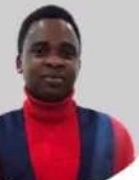
#> input picture spot-dave.jpeg, 139 x 180 px
$ python discarded.py
#> lines starting #> are read from the running program, lines starting #| are printed output that depends on the picture
import cv2
import numpy as np
import matplotlib.pyplot as plt

def find_template_in_image(sample_image_path, field_image_path):
    # Read the sample and field images
#> called with sample_image_path = 'spot-dave.jpeg', field_image_path = 'sample.jpeg'
    sample_img = cv2.imread(sample_image_path, cv2.IMREAD_GRAYSCALE)
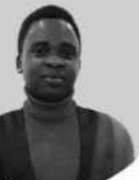
#> sample_img: shape (180, 139); min 5, max 255, mean 122.5
    field_img = cv2.imread(field_image_path, cv2.IMREAD_GRAYSCALE)
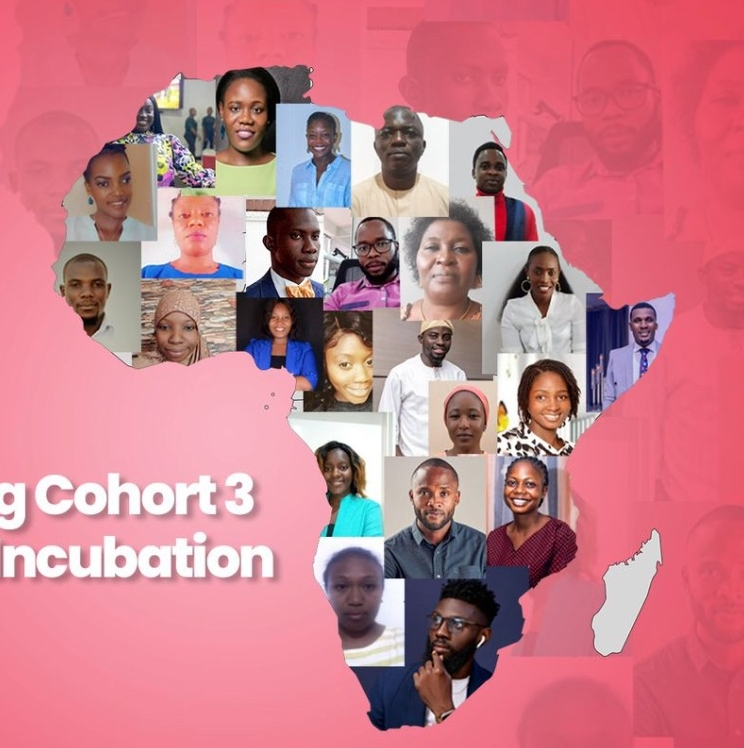
#> input picture sample.jpeg, 744 x 748 px
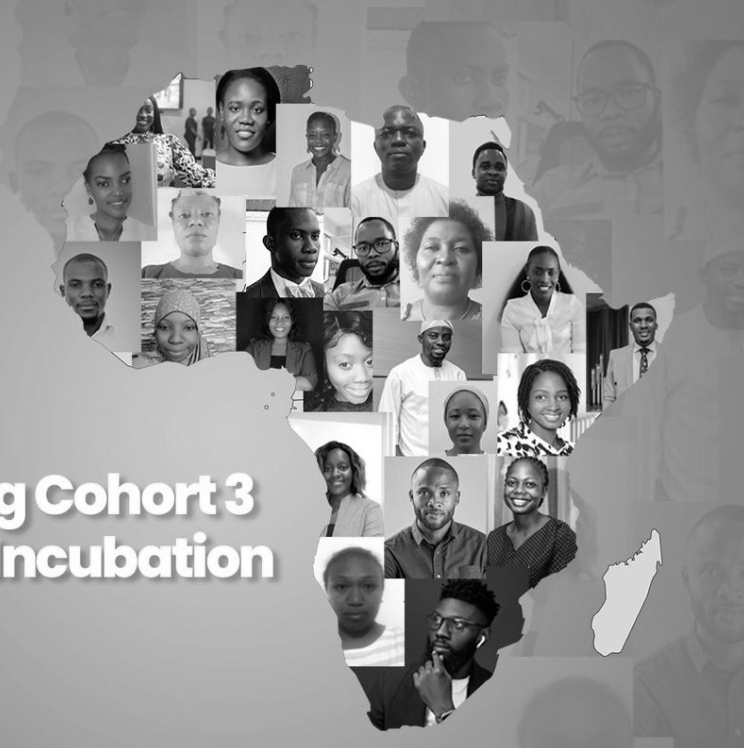
#> field_img: shape (748, 744); min 0, max 255, mean 149.4

    # Define the range of scales to use for smooth variation
    min_scale = 0.2
    max_scale = 2.0
    num_scales = 100  # Adjust the number of scales as needed

    # Generate a smooth and continuous scale variation
    scales = np.linspace(min_scale, max_scale, num_scales)

    best_match_val = 0
    best_match_coords = None
    best_match_scale = 1.0

    for scale in scales:
        # Resize the sample image to the current scale
        resized_sample_img = cv2.resize(sample_img, None, fx=scale, fy=scale)

        # Apply template matching at the current scale
        result = cv2.matchTemplate(field_img, resized_sample_img, cv2.TM_CCOEFF_NORMED)
        min_val, max_val, min_loc, max_loc = cv2.minMaxLoc(result)

        # Keep track of the best match across all scales
        if max_val > best_match_val:
            best_match_val = max_val
            best_match_coords = max_loc
            best_match_scale = scale
#> this loop made 100 passes
#> (min_val, max_val, min_loc, best_match_val, best_match_coords) on pass 1: (-0.751, 0.786, (0, 3), 0.786, (544, 499))
#> (min_val, max_val, min_loc, max_loc) on passes 2 to 7: (-0.751, 0.78, (154, 217), (543, 498)), (-0.757, 0.753, (153, 216), (543, 497)), (-0.747, 0.747, (152, 213), (543, 497)), (-0.742, 0.738, (400, 334), (307, 359)), (-0.742, 0.744, (398, 332), (305, 357)), (-0.727, 0.743, (397, 331), (304, 355))
#> pass 1, in find_template_in_image, `resized_sample_img = cv2.resize(sample_img, None, fx=scale, fy=scale)`:
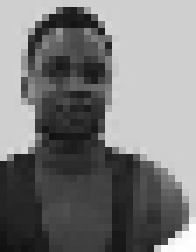
#> resized_sample_img: shape (36, 28) (shown 7 times larger); min 17, max 254, mean 123.1
#> pass 1, in find_template_in_image, `result = cv2.matchTemplate(field_img, resized_sample_img, cv2.TM_CCOEF..`:
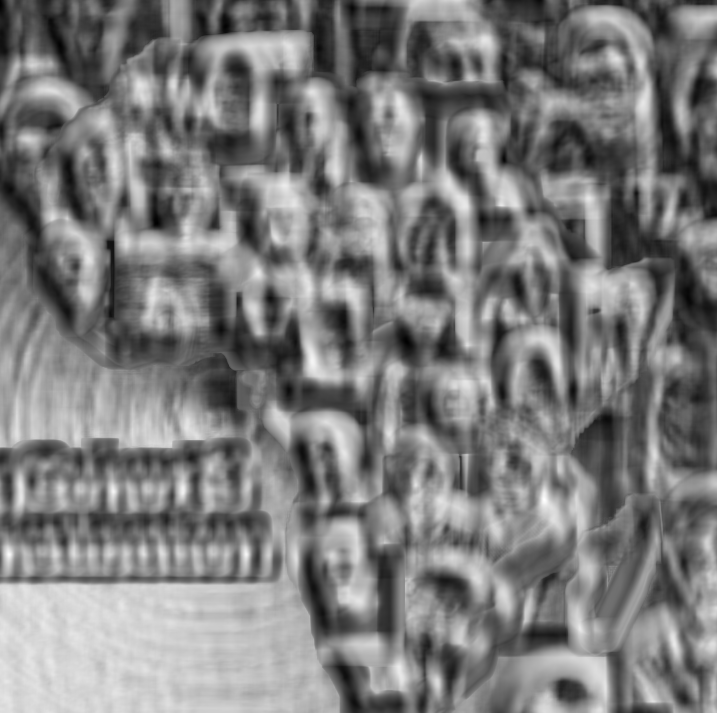
#> result: shape (713, 717) float32; min -0.751, max 0.786, mean -0.00108; drawn with min black and max white
#> pass 2, in find_template_in_image, `result = cv2.matchTemplate(field_img, resized_sample_img, cv2.TM_CCOEF..`:
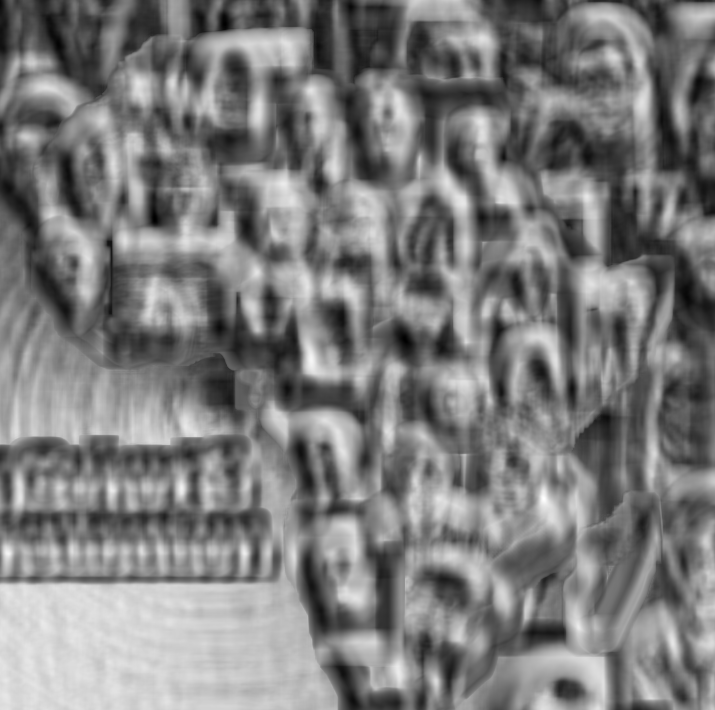
#> result: shape (710, 715) float32; min -0.751, max 0.78, mean 0.000224; drawn with min black and max white
#> after the loop:
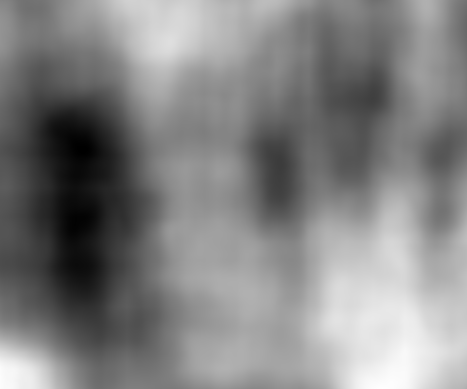
#> result: shape (389, 467) float32; min -0.429, max 0.29, mean -0.0593; drawn with min black and max white
#> after the loop, best_match_scale = 0.2; best_match_val = 0.786

    # Threshold for matching
    threshold = 0.8

    if best_match_val >= threshold:
        print("Sample image found in the field image!")

        # Calculate the coordinates of the rectangle at the original scale
        x, y = best_match_coords
        w = int(sample_img.shape[1] * best_match_scale)
        h = int(sample_img.shape[0] * best_match_scale)

        # Draw a bounding rectangle around the matched area at the original scale
        cv2.rectangle(field_img, (x, y), (x + w, y + h), 255, 2)

        # Draw dotted lines for the ideal and complete size of the found image
        dotted_color = (0, 255, 0)  # Green color for dotted lines
        for y_offset in range(0, h, 10):
            cv2.line(field_img, (x, y + y_offset), (x + w, y + y_offset), dotted_color, 1)

        # Display the result
        plt.subplot(121), plt.imshow(result, cmap='gray')
        plt.title('Matching Result'), plt.xticks([]), plt.yticks([])
        plt.subplot(122), plt.imshow(field_img, cmap='gray')
        plt.title('Field Image with Rectangle'), plt.xticks([]), plt.yticks([])
        plt.show()

        # Return the field image with the rectangle
        return field_img
    else:
        print("Sample image not found in the field image.")
        return None

if __name__ == "__main__":
    sample_image_path = "spot-dave.jpeg"
    field_image_path = "sample.jpeg"

    result_image = find_template_in_image(sample_image_path, field_image_path)
    if result_image is not None:
        cv2.imwrite("output_image.jpeg", result_image)


#> (the run stopped early here; a loop or call above may not have finished)
